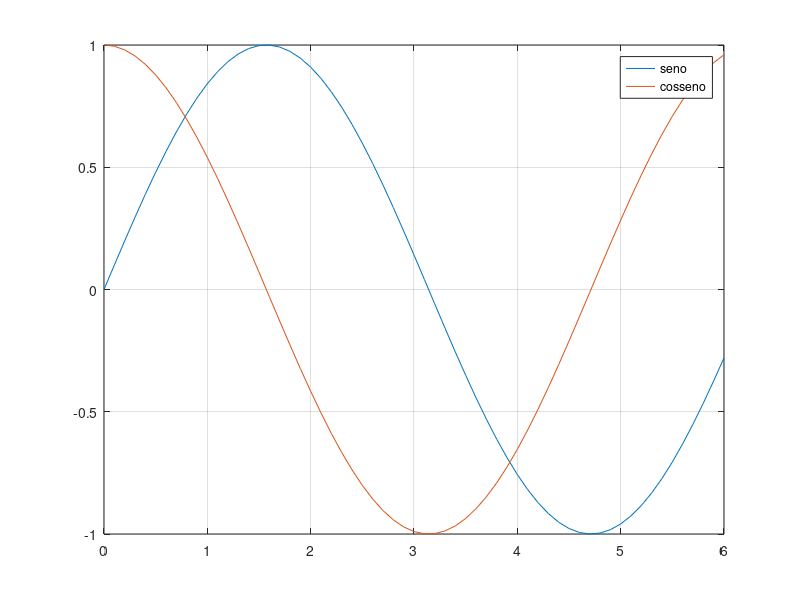

Reproduce this figure in MATLAB.
% OFICINA INTRODUÇÃO AO MATLAB/OCTAVE PARA ENGENHARIA
% XXXI SIECOMP

% Este é o arquivo de modelo
%---------- Arquivo de exemplo 5.5------------------------
% Plot conjunto

clc;
clear all
close all

x = 0:0.1:6;

y1 = sin(x);
y2 = cos(x);

plot(x,y1);
hold on
plot(x,y2);
legend('seno' , 'cosseno');0
grid on
